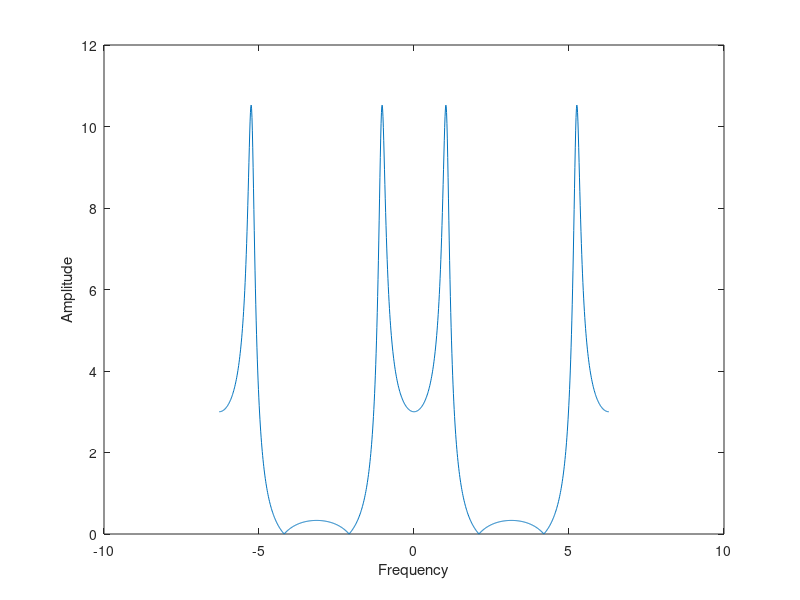
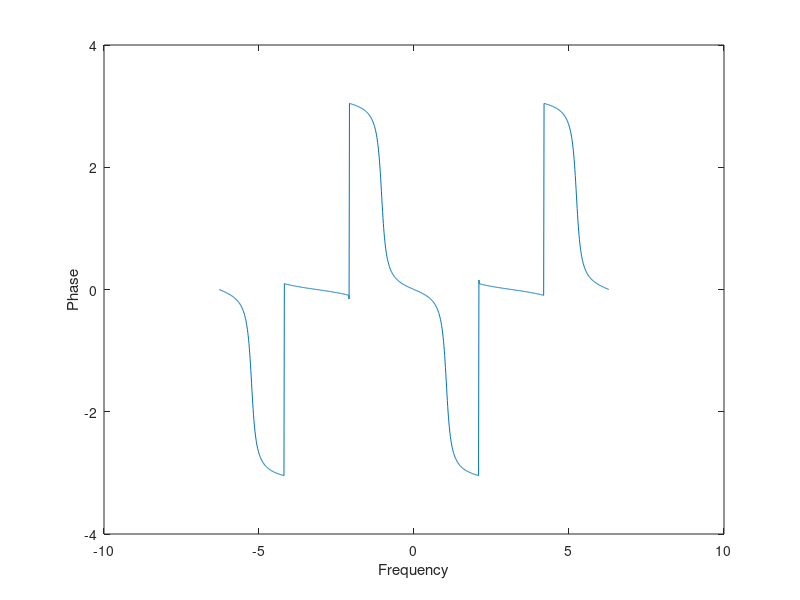
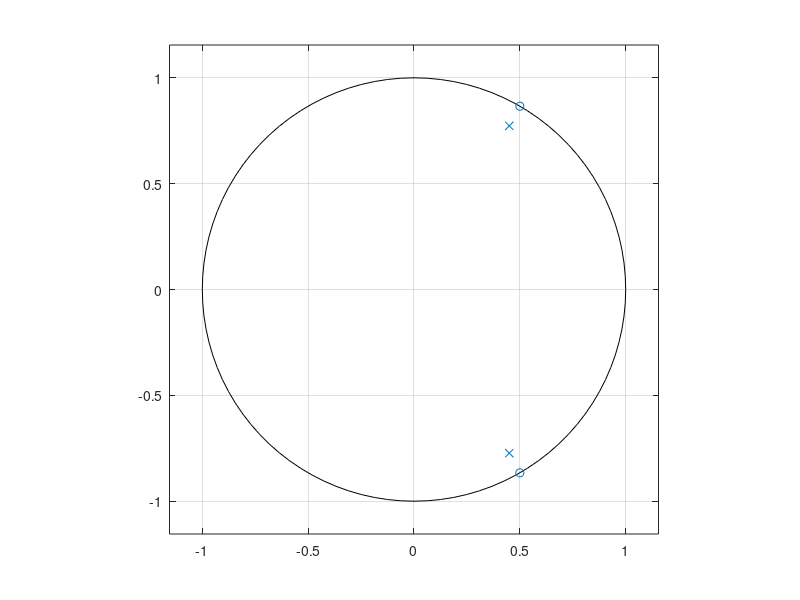

Source code (MATLAB) for these figures, in order:
%% Define Poles, zeros and Other variables
alpha = 0.8;
beta = 0.5;

w = linspace(-2*pi, 2*pi, 1024);
z1 = reshape([0.5 + 0.866i   0.5 - 0.866i], [2, 1]);  %pole from the given transfer function
p1 = reshape([0.45 + 0.773i  0.45 - 0.773i], [2, 1]);  %zero from the given transfer function
cons = (1 + alpha)/2; %constant that's multiplied in the func
Num = 1 - -2 * beta * exp(-1i * w)+ exp(-2i * w);
Den = 1 - beta * (1 + alpha) * exp(-1i * w) + alpha * exp(-2i * w);
H = cons * Num./Den;
figure;
plot(w, abs(H));
xlabel('Frequency');
ylabel('Amplitude');
figure;
plot(w, angle(H));
xlabel('Frequency');
ylabel('Phase');
%% Plot Pole-zero
figure;
zplane(z1, p1);